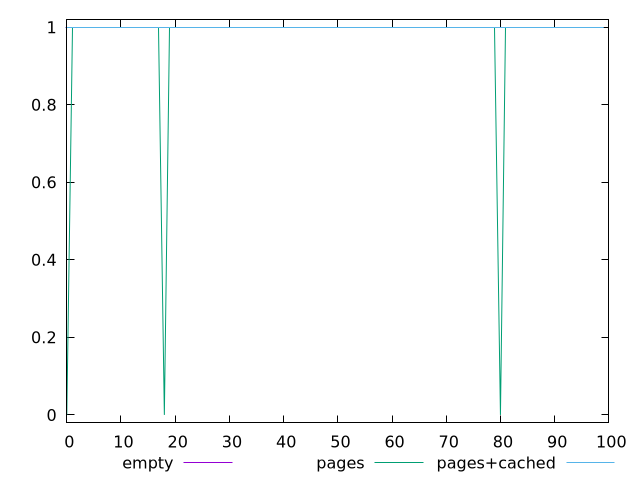

The script that saved this image:
$_empty <<EOF
1
1
1
1
1
1
1
1
1
1
1
1
1
1
1
1
1
1
1
1
1
1
1
1
1
1
1
1
1
1
1
1
1
1
1
1
1
1
1
1
1
1
1
1
1
1
1
1
1
1
1
1
1
1
1
1
1
1
1
1
1
1
1
1
1
1
1
1
1
1
1
1
1
1
1
1
1
1
1
1
1
1
1
1
1
1
1
1
1
1
1
1
1
1
1
1
1
1
1
1
EOF
$_pages <<EOF
0
1
1
1
1
1
1
1
1
1
1
1
1
1
1
1
1
1
0
1
1
1
1
1
1
1
1
1
1
1
1
1
1
1
1
1
1
1
1
1
1
1
1
1
1
1
1
1
1
1
1
1
1
1
1
1
1
1
1
1
1
1
1
1
1
1
1
1
1
1
1
1
1
1
1
1
1
1
1
1
0
1
1
1
1
1
1
1
1
1
1
1
1
1
1
1
1
1
1
1
EOF
$_pagesCached <<EOF
1
1
1
1
1
1
1
1
1
1
1
1
1
1
1
1
1
1
1
1
1
1
1
1
1
1
1
1
1
1
1
1
1
1
1
1
1
1
1
1
1
1
1
1
1
1
1
1
1
1
1
1
1
1
1
1
1
1
1
1
1
1
1
1
1
1
1
1
1
1
1
1
1
1
1
1
1
1
1
1
1
1
1
1
1
1
1
1
1
1
1
1
1
1
1
1
1
1
1
1
EOF
set key outside below
set terminal pngcairo
set output "report_00005_2020-11-02T22-26-11.212Z/server-response-time/server-response-time_empty_pages_pages+cached.png"
set yrange [-0.02:1.02]
plot $_empty title "empty" with line ,$_pages title "pages" with line ,$_pagesCached title "pages+cached" with line ,
